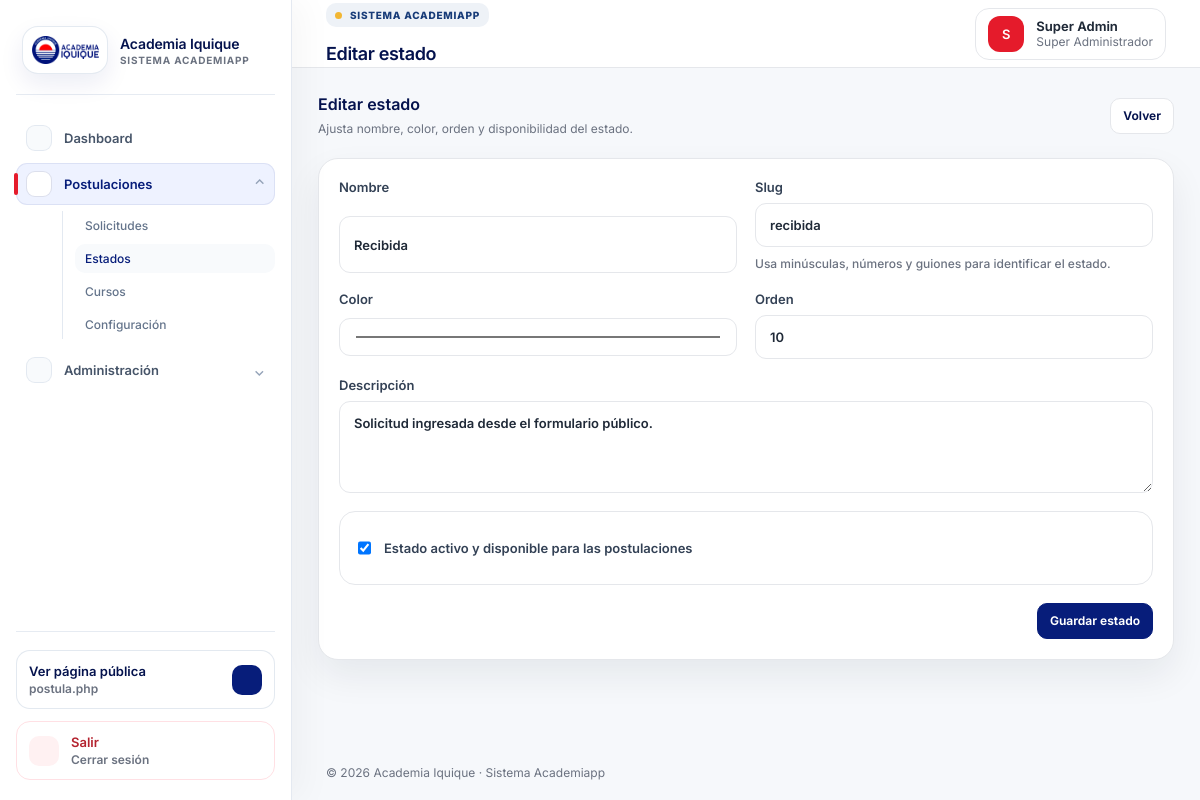
/admission-statuses/edit/1 (signed in), run on the app's committed database.
### tables this page shows
CREATE TABLE users (
  id BIGINT UNSIGNED AUTO_INCREMENT PRIMARY KEY,
  name VARCHAR(150) NOT NULL,
  email VARCHAR(180) NOT NULL UNIQUE,
  password VARCHAR(255) NOT NULL,
  role_id BIGINT UNSIGNED NOT NULL,
  status ENUM('active','inactive') NOT NULL DEFAULT 'active',
  last_login_at TIMESTAMP NULL,
  created_at TIMESTAMP NULL DEFAULT CURRENT_TIMESTAMP,
  updated_at TIMESTAMP NULL DEFAULT CURRENT_TIMESTAMP ON UPDATE CURRENT_TIMESTAMP,
  CONSTRAINT fk_users_role FOREIGN KEY (role_id) REFERENCES roles(id)
);

CREATE TABLE roles (
  id BIGINT UNSIGNED AUTO_INCREMENT PRIMARY KEY,
  name VARCHAR(100) NOT NULL,
  slug VARCHAR(120) NOT NULL UNIQUE,
  description TEXT NULL,
  created_at TIMESTAMP NULL DEFAULT CURRENT_TIMESTAMP,
  updated_at TIMESTAMP NULL DEFAULT CURRENT_TIMESTAMP ON UPDATE CURRENT_TIMESTAMP
);

CREATE TABLE admission_statuses (
  id BIGINT UNSIGNED AUTO_INCREMENT PRIMARY KEY,
  name VARCHAR(100) NOT NULL,
  slug VARCHAR(120) NOT NULL UNIQUE,
  color VARCHAR(7) NOT NULL DEFAULT '#071D7A',
  description TEXT NULL,
  sort_order INT UNSIGNED NOT NULL DEFAULT 0,
  is_active TINYINT(1) NOT NULL DEFAULT 1,
  created_at TIMESTAMP NULL DEFAULT CURRENT_TIMESTAMP,
  updated_at TIMESTAMP NULL DEFAULT CURRENT_TIMESTAMP ON UPDATE CURRENT_TIMESTAMP
);

### core/Controller.php (called while the page is built, shortened)
<?php
abstract class Controller
{
    protected function view(string $view, array $data = [], ?string $layout = 'layouts/app'): void
    {
        extract($data, EXTR_SKIP);
        $layoutFile = App::root('app/Views/' . $layout . '.php');
        require $layoutFile;
    }
}

### app/Controllers/AdmissionStatusController.php (called while the page is built, shortened)
<?php
final class AdmissionStatusController extends Controller
{
    public function edit(int $id): void
    {
        Middleware::permission('configurar_postulaciones');
        $status = (new AdmissionStatus())->find($id);
        $this->view('admission_statuses/edit', [
            'title' => 'Editar estado',
            'status' => $status,
            'errors' => [],
        ]);
    }
}

### core/App.php (called while the page is built, shortened)
<?php
final class App
{
    private static string $root;
    private static array $config = [];
    private static string $basePath = '';
    public static function boot(string $root): void
    {
        self::$root = rtrim($root, '/');
        self::$config['app'] = require self::$root . '/config/app.php';
        date_default_timezone_set(self::$config['app']['timezone']);
        self::$basePath = self::detectBasePath();
        $router = new Router();
        $router->dispatch($_SERVER['REQUEST_METHOD'], self::requestPath());
    }
    public static function url(string $path = ''): string
    {
        $path = '/' . ltrim($path, '/');
        return (self::$basePath ?: '') . ($path === '/' ? '/' : $path);
    }
    private static function requestPath(): string
    {
        $path = parse_url($_SERVER['REQUEST_URI'] ?? '/', PHP_URL_PATH) ?: '/';
        return '/' . ltrim($path, '/');
    }
    private static function detectBasePath(): string
    {
        $script = str_replace('\\', '/', $_SERVER['SCRIPT_NAME'] ?? '');
        $base = rtrim(str_replace('\\', '/', dirname($script)), '/');
        return $base === '/' || $base === '.' ? '' : $base;
    }
    public static function autoload(string $class): void
    {
        foreach (['/core/', '/app/Controllers/', '/app/Models/', '/app/Services/'] as $path) {
            $file = self::$root . $path . $class . '.php';
            if (is_file($file)) {
                return;
            }
        }
    }
    public static function root(string $path = ''): string
    {
        return self::$root . ($path ? '/' . ltrim($path, '/') : '');
    }
}

### index.php (called while the page is built, shortened)
<?php
require_once __DIR__ . '/core/App.php';
App::boot(__DIR__);

### core/Session.php (called while the page is built, shortened)
<?php
final class Session
{
    public static function get(string $key, mixed $default = null): mixed { return $_SESSION[$key] ?? $default; }
}

### core/Auth.php (called while the page is built, shortened)
<?php
final class Auth
{
    public static function check(): bool { return (bool) Session::get('user_id'); }
    public static function user(): ?array
    {
        static $user = null;
        if ($user === null || ($user['id'] ?? null) !== Session::get('user_id')) {
            $user = (new User())->findWithRole((int) Session::get('user_id'));
        }
        return $user ?: null;
    }
    public static function can(string $permission): bool
    {
        $user = self::user();
        if (($user['role_slug'] ?? '') === 'super-administrador') { return true; }
        return (new Permission())->roleHasPermission((int) $user['role_id'], $permission);
    }
}

### config/database.php (called while the page is built)
<?php
return [
    'driver' => 'mysql',
    'host' => getenv('DB_HOST') ?: '127.0.0.1',
    'port' => getenv('DB_PORT') ?: '3306',
    'database' => getenv('DB_DATABASE') ?: 'academia_iquique',
    'username' => getenv('DB_USERNAME') ?: 'root',
    'password' => getenv('DB_PASSWORD') ?: '',
    'charset' => 'utf8mb4',
    'collation' => 'utf8mb4_unicode_ci',
];

### core/Database.php (called while the page is built)
<?php
final class Database
{
    private static ?PDO $pdo = null;
    public static function connection(): PDO
    {
        if (self::$pdo === null) {
            $c = require App::root('config/database.php');
            $dsn = "{$c['driver']}:host={$c['host']};port={$c['port']};dbname={$c['database']};charset={$c['charset']}";
            self::$pdo = new PDO($dsn, $c['username'], $c['password'], [
                PDO::ATTR_ERRMODE => PDO::ERRMODE_EXCEPTION,
                PDO::ATTR_DEFAULT_FETCH_MODE => PDO::FETCH_ASSOC,
                PDO::ATTR_EMULATE_PREPARES => false,
            ]);
        }
        return self::$pdo;
    }
}

### core/Model.php (called while the page is built, shortened)
<?php
abstract class Model
{
    public function __construct() { $this->db = Database::connection(); }
}

### app/Models/User.php (called while the page is built, shortened)
<?php
final class User extends Model
{
    public function findWithRole(int $id): ?array
    {
        $stmt = $this->db->prepare('SELECT u.*, r.name role_name, r.slug role_slug FROM users u JOIN roles r ON r.id = u.role_id WHERE u.id = ?');
        $stmt->execute([$id]);
        return $stmt->fetch() ?: null;
    }
}

### core/Middleware.php (called while the page is built, shortened)
<?php
final class Middleware
{
    public static function permission(string $permission): void
    {
        if (!Auth::can($permission)) {
            http_response_code(403);
            exit('<h1>403</h1><p>No tienes permisos para acceder a esta sección.</p>');
        }
    }
}

### app/Models/AdmissionStatus.php (called while the page is built, shortened)
<?php
final class AdmissionStatus extends Model
{
    public function find(int $id): ?array
    {
        $stmt = $this->db->prepare('SELECT * FROM admission_statuses WHERE id = ?');
        $stmt->execute([$id]);
        return $stmt->fetch() ?: null;
    }
}

### app/Views/admission_statuses/_form.php (the view, shortened to what this page needs)
<form class="panel-card form-grid" method="post" action="<?= App::url(isset($status['id']) ? '/admission-statuses/update/' . h($status['id']) : '/admission-statuses/store') ?>">
    <label>Nombre
        <input name="name" value="<?= h($status['name'] ?? '') ?>" placeholder="Ej: En revisión" required>
    </label>
    <label>Slug
        <input name="slug" value="<?= h($status['slug'] ?? '') ?>" placeholder="en-revision" required>
        <small>Usa minúsculas, números y guiones para identificar el estado.</small>
    </label>
    <label>Color
        <input type="color" name="color" value="<?= h($status['color'] ?? '#071D7A') ?>">
    </label>
    <label>Orden
        <input type="number" name="sort_order" value="<?= h((string) ($status['sort_order'] ?? 0)) ?>" min="0" step="1">
    </label>
    <label class="span-2">Descripción
        <textarea name="description" rows="4" placeholder="Describe cuándo se utiliza este estado."><?= h($status['description'] ?? '') ?></textarea>
    </label>
    <label class="check-row span-2">
        <input type="checkbox" name="is_active" value="1" <?= !empty($status['is_active']) ? 'checked' : '' ?>>
        <span>Estado activo y disponible para las postulaciones</span>
    </label>
    <div class="span-2 form-actions"><button class="btn primary">Guardar estado</button></div>
</form>

### core/Router.php (shortened to what this page needs)
<?php
final class Router
{
    private array $routes = [];
    private function add(string $method, string $uri, array|callable $action): void { $this->routes[$method][] = [$uri, $action]; }
    public function dispatch(string $method, string $uri): void
    {
        $uri = '/' . trim($uri, '/');
        foreach ($this->routes[$method] ?? [] as [$route, $action]) {
            $pattern = preg_replace('#\{[a-zA-Z_][a-zA-Z0-9_]*\}#', '([0-9]+)', $route);
            if (preg_match('#^' . $pattern . '$#', $uri, $matches)) {
                array_shift($matches);
                [$controller, $methodName] = $action;
                (new $controller())->{$methodName}(...$matches);
                return;
            }
        }
    }
}

### app/Views/layouts/navbar.php (shortened to what this page needs)
<header class="topbar">
    <div>
        <p class="eyebrow">Sistema Academiapp</p>
        <h1><?= h($title ?? 'Dashboard') ?></h1>
    </div>
    <div class="user-chip">
        <div class="avatar"><?= h(strtoupper(substr($user['name'] ?? 'AI', 0, 1))) ?></div>
        <div><strong><?= h($user['name'] ?? '') ?></strong><span><?= h($user['role_name'] ?? '') ?></span></div>
    </div>
</header>

### data on the page
users: name "S", name "Super Admin", role.name "Super Administrador"
admission_statuses: name "Recibida", slug "recibida", color "#2563eb", sort_order "10", description "Solicitud ingresada desde el formulario público.", is_active "☑"
